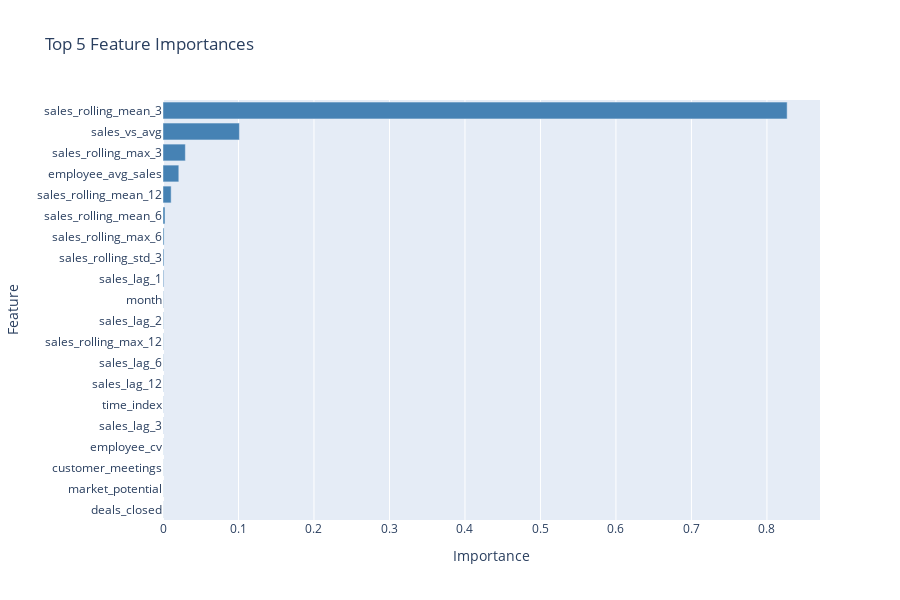

Notebook cell for this chart:
### Code cell
# Feature importance
print("\n📊 TOP 20 MOST IMPORTANT FEATURES")
print("=" * 70)

feature_imp = trainer.get_feature_importance(feature_names, model_name='random_forest', top_n=20)
print(feature_imp.to_string(index=False))

# Visualize
fig = go.Figure(go.Bar(
    x=feature_imp['importance'],
    y=feature_imp['feature'],
    orientation='h',
    marker_color='steelblue'
))

fig.update_layout(
    title='Top 5 Feature Importances',
    xaxis_title='Importance',
    yaxis_title='Feature',
    height=600,
    yaxis={'categoryorder': 'total ascending'}
)

fig.show()
print("\n✅ Feature importance analysis complete!")

### Figure 1 — Plotly figure (JSON) as saved in the notebook; plotly's stock layout.template omitted (floating-point values rounded to 4 significant figures)
{"data": [{"marker": {"color": "steelblue"}, "orientation": "h", "type": "bar", "x": [0.8268, 0.1012, 0.02962, 0.02094, 0.01079, 0.002651, 0.0014, 0.001263, 0.001004, 0.0004595, 0.0004315, 0.0004277, 0.0003291, 0.0003029, 0.0002488, 0.000238, 0.0001868, 0.000181, 0.0001686, 0.0001634], "y": ["sales_rolling_mean_3", "sales_vs_avg", "sales_rolling_max_3", "employee_avg_sales", "sales_rolling_mean_12", "sales_rolling_mean_6", "sales_rolling_max_6", "sales_rolling_std_3", "sales_lag_1", "month", "sales_lag_2", "sales_rolling_max_12", "sales_lag_6", "sales_lag_12", "time_index", "sales_lag_3", "employee_cv", "customer_meetings", "market_potential", "deals_closed"]}], "layout": {"height": 600, "title": {"text": "Top 5 Feature Importances"}, "xaxis": {"title": {"text": "Importance"}}, "yaxis": {"categoryorder": "total ascending", "title": {"text": "Feature"}}}}
